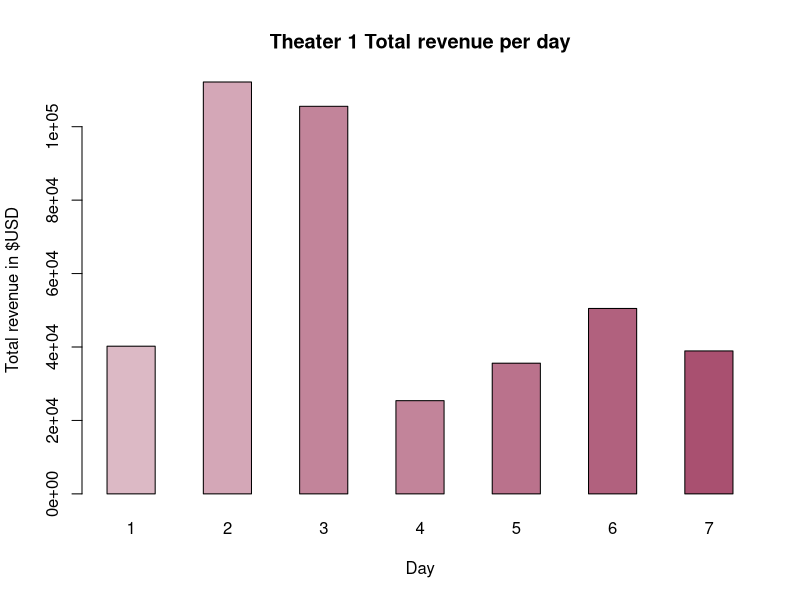
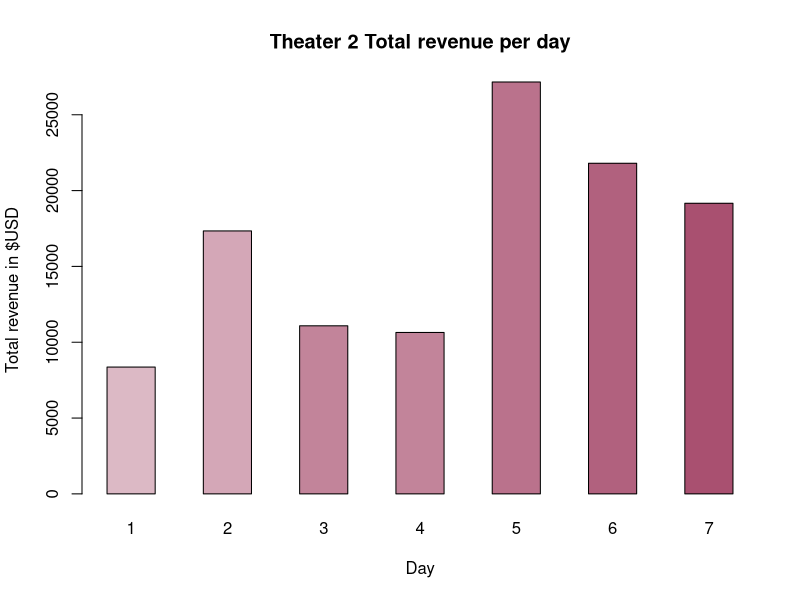
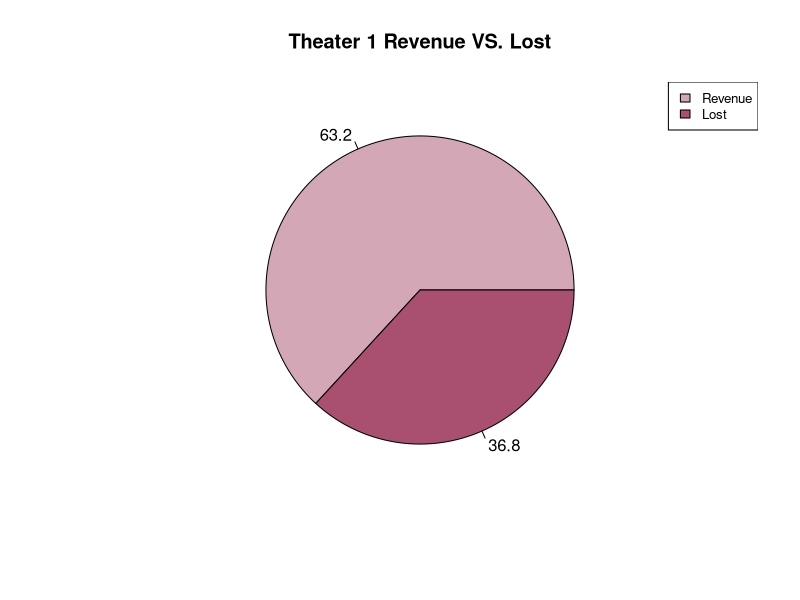
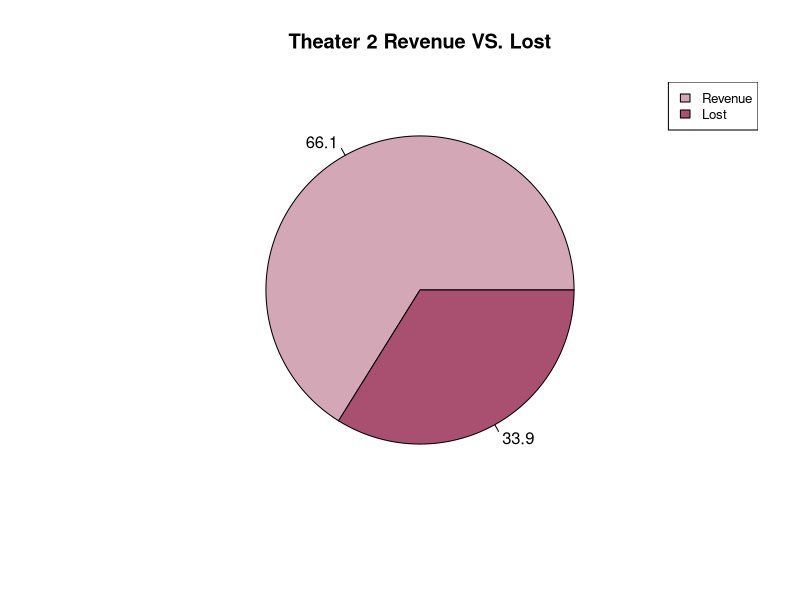

R code for these plots, in order:
## _______ Wejdan Al-Ahmadi _______##
## _______   Sara Aldubaie  _______##
## _______   Norah Alharthi  _______##

## -------------------  Data import -------------------##

#setting the director 

setwd("C:/Users/SarOonh/Dropbox/Data Science Bootcamp/week 4/project/New folder/data") 

# importing data files 

theater_1_data <- read.csv("theater.csv", header = TRUE,fileEncoding="UTF-8-BOM")

theater_2_data <- read.csv("theater_2.csv", header = TRUE,fileEncoding="UTF-8-BOM")

snack_menu_Data <- read.csv("snack.csv", header = TRUE,fileEncoding="UTF-8-BOM")

movie_list_Data <- read.csv("movie.csv", header = TRUE)

membership_Data <- read.csv("membership.csv", header = TRUE,fileEncoding="UTF-8-BOM")

## ---------------------------------------  Week 4 - Day 19 - Assignment (3)  ---------------------------------------##



# ---------------------------------------- Assignment Questions ---------------------------------------- # 


## -------------------  Task (1) - Make sure you don't have more people attending than your seats  -------------------##
# This was done in the excel sheet 

## -------------------  Task (2) - The amount of adult and children in the theater should be randomized  -------------------##
# This was done in the excel sheet

## -------------------  Task (3.3) - Create conditional statements for movies that may be PG-13 and children are not allowed to watch  -------------------##
# This was done in the excel sheet



# -------------------- Variables for Theaters -------------------- #


# This is the number of days of 1 week
Days_of_week <- 7



# This dataframe variable is for the total revenue for each day for theater 1
total_revenue_theater_1 <- data.frame(matrix(ncol = 4, nrow = 0))
name <- c("Day", "Ticket_Rev", "Snack_Rev", "Total_Rev")
colnames(total_revenue_theater_1) <- name

# This dataframe variable is for the total revenue for each day for theater 2
total_revenue_theater_2 <- data.frame(matrix(ncol = 4, nrow = 0))
name <- c("Day", "Ticket_Rev", "Snack_Rev", "Total_Rev")
colnames(total_revenue_theater_2) <- name

# This dataframe variable is for the total loss for each day for theater 1
total_loss_theater_1 <- data.frame(matrix(ncol = 4, nrow = 0))
name <- c("Day", "total_ticket_loss", "Snack_loss", "Total_loss")
colnames(total_loss_theater_1) <- name

# This dataframe variable is for the total loss for each day for theater 2
total_loss_theater_2 <- data.frame(matrix(ncol = 4, nrow = 0))
name <- c("Day", "total_ticket_loss", "Snack_loss", "Total_loss")
colnames(total_loss_theater_2) <- name

# This dataframe variable is for the membership
membership_DF <- data.frame(matrix(ncol = 6, nrow = 0))
name <- c("customer_ID", "streak", "total_months_subbed", "total_points","vouchers","movies_left")
colnames(membership_DF) <- name

# This dataframe variable is for the membership rewards 
reward <- c("one_extra_movie", "one_extra_snack","10%_discount")
points_cost <- c(25,5,10)
membership_rewards <- data.frame(reward,points_cost)



# price of tickets for theater 1
ticket_price_adult_1 <- 12.99
ticket_price_child_1 <- 8.99

# price of tickets for theater 2
ticket_price_adult_2 <- 15.99
ticket_price_child_2 <- 13.99

# ----------------------------------------------------------------- #



## -------------------  Task: Create snacks that the customers can buy and randomize who buys which snack -------------------##
snack <- function(snack_data, num_customers, quantity, Day){
  
  # This dataframe variable is for the snack revenue for each snack for each day
  snack_revenue_DF <- data.frame(matrix(ncol = 3, nrow = 0))
  name <- c("Day","snack", "price")
  colnames(snack_revenue_DF) <- name
  
  # This for loop iterates through the snack menu data and calculate the total of each snack bought for each day 
  for (row in 1:nrow(snack_menu_Data)) {
    
    snack_name <- snack_menu_Data[row, 1] # get snack name from table
    
    snack_price <- snack_menu_Data[row, 2] # get snack price from table
    
    num_sold_snack <- num_customers*quantity # multiply the number of customers snacking with a random quantity
    
    snack_revenue <- snack_price * num_sold_snack # calculate the revenue for each snack
    
    snack_revenue_DF <- rbind(snack_revenue_DF, data.frame(Day,snack_name, snack_revenue )) # add all the snack information to the snack revenue dataframe
    
    
  }
  
  return(snack_revenue_DF)
}


# ----------------------------------------------------------------- #


# function for finding the revenue from the ticket sales 

weekly_revenue <- function(theater_data_DF,ticket_price_adult,ticket_price_child,total_revenue_theater_N){
  
  # iterate through the week
  for (i in 1:Days_of_week) {
    
    # Keep track of total revenue for the day for the tickets
    Ticket_Rev<-0
    
    # for naming conventions for the dataframe 
    Day <- i
    
    # ----- Total Ticket Sales Calculation ----- # 
    
    # -To access the first 5 elements, I access the data frame using the days == i
    
    # total number of adults for each day
    total_number_adults <- sum(theater_data_DF[theater_data_DF$Day==i,c("Num_Adult")]) 
    
    # total number of children for each day
    total_number_children <- sum(theater_data_DF[theater_data_DF$Day==i,c("Num_Children")]) 
    
    # total ticket sales for adults for each day
    adult_ticket_sales <- total_number_adults * ticket_price_adult
    
    # total ticket sales for children for each day
    children_ticket_sales <- total_number_children * ticket_price_child
    
    # total ticket sales for each day
    Ticket_Rev <- adult_ticket_sales + children_ticket_sales
    
    
    # ----- Total Snack Sales Calculation ----- # 
    
    # To randomize who buys snacks first we sum the total number of customers for each day and then sample a number of them to buy snacks 
    
    # Total number of customers who visit the theater each day
    num_of_customers <- sum(theater_data_DF[theater_data_DF$Day==i,c("Seats_Occupied")])
    
    
    ## -------------------  Task (3.1) - Create snacks that the customers can buy and randomize who buys which snack  -------------------##
    
    
    # Total Random number of customers who will buy snacks that day
    num_of_customers_snacking <- sample(20:num_of_customers,1)
    
    # This is to randomize the quantity each customers buys each day 
    random_quantity_snacks <- sample(3:7,1)
    
    
    snack_revenue_DF <- snack(snack_menu_Data,num_of_customers_snacking,random_quantity_snacks,Day)
    
    
    
    # this sums the total revenue for all the snacks for each day
    Snack_Rev = sum(snack_revenue_DF[snack_revenue_DF$Day==i,3])  
    print(Snack_Rev)
    # the total revenue is calculated by adding the total snack revenue and the total ticket revenue
    Total_Rev <- Snack_Rev+Ticket_Rev 
    
    # We add all the information in one dataframe for each day 
    total_revenue_theater_N <- rbind(total_revenue_theater_N, data.frame(Day,Ticket_Rev,Snack_Rev, Total_Rev))
    
    
  }
  
  
  out <- total_revenue_theater_N
  
  return(out)
}


#function call for calculating the weekly revenues for theater 1
total_revenue_theater_1 <- weekly_revenue(theater_1_data,ticket_price_adult_1,ticket_price_child_1,total_revenue_theater_1)

#function call for calculating the weekly revenues for theater 2
total_revenue_theater_2 <- weekly_revenue(theater_2_data,ticket_price_adult_2,ticket_price_child_2,total_revenue_theater_2)


#-------------------------------------------------------------------------------------------------#

## -------------------  Task (3.6) -      Which day had the highest revenue?        -------------------##

#function to find highest revenue
max_revenue_f <- function(total_rev_theater_N){
  
  # iterate through the week
  for (i in 1:Days_of_week){
    
    #find the max value
    max_revenue <- max(total_rev_theater_N$Total_Rev, na.rm = TRUE)
    
    #find the index of the max value
    index_of_max_revenue <- which.max(total_rev_theater_N$Total_Rev)
    
    result <- print(paste("The highest revenue of the week is on day", index_of_max_revenue,
                          "at value of: ", max_revenue ))
    return(result)
    
  }
}



#calling "max_revenue_f" function
max_revenue_of_the_week_th_1 <- max_revenue_f(total_revenue_theater_1)
max_revenue_of_the_week_th_2 <- max_revenue_f(total_revenue_theater_2)



#-------------------------------------------------------------------------------------------------#


# Function to calculate the loss from the empty seats 

calc_lost <- function(theater_data_DF,ticket_price_adult,ticket_price_child, total_loss_theater_N){
  
  #calculate the amount of empty seats and how much they would bring 
  
  for (i in 1:Days_of_week) {
    
    # Keep track of total revenue for the day for the tickets
    Ticket_Rev<-0
    
    # for naming conventions for the dataframe 
    Day <- i
    
    # ------------- Total Ticket Sales Calculation  ------------- #
    
    # -To access the first 5 elements, I access the data frame using the days == i
    
    # first we get the total amount of seats occupied for each day
    seats_occupied <- sum(theater_data_DF[theater_data_DF$Day==i,c("Seats_Occupied")])
    
    # then we get the total amount of seats available for each day 
    total_seats_available <- sum(theater_data_DF[theater_data_DF$Day==i,c("Total_Seats_Available")]) 
    
    # subtracting these two variables gives us the seats left un-occupied for each day
    seats_available <- total_seats_available - seats_occupied
    
    # now to divide the available seats for adults and children on a 75 to 25 ratio 
    seats_available_adults <- seats_available * 0.75
    seats_available_children <- seats_available * 0.25
    
    # now to calculate the cost of those seats based on the price 
    cost_seats_available_adults <- seats_available_adults * ticket_price_adult
    cost_seats_available_children <- seats_available_children * ticket_price_child
    
    # total cost of seats available (this will be the loss since they arent occopied)
    total_ticket_loss <- cost_seats_available_adults + cost_seats_available_children
    
    # now that we have the total number of customers we could of had and the ticket prices we could of sold its time to calculate the snacks we could of sold

        
    # ------------- Snack Loss Calculation  ------------- #
    
    
    # This is to randomize the quantity each customers buys each day 
    random_quantity_snacks <- sample(3:7,1)
    
    # to find out the loss of profits we could of had from snacks we use the snack function and store it in a temp DF 
    snack_loss_DF<- snack(snack_menu_Data,seats_available,random_quantity_snacks,Day)
    
    
    # this sums the total loss for all the snacks for each day
    Snack_loss = sum(snack_loss_DF[snack_loss_DF$Day==i,3])  
    
    # the total loss is calculated by adding the total snack loss and the total ticket loss
    Total_loss <- Snack_loss+total_ticket_loss 
    
    # We add all the information in one dataframe for each day 
    total_loss_theater_N <- rbind(total_loss_theater_N, data.frame(Day,total_ticket_loss,Snack_loss, Total_loss))
    
    
  }
  
  
  return(total_loss_theater_N)

}


total_loss_theater_1<- calc_lost(theater_1_data,ticket_price_adult_1,ticket_price_child_1,total_loss_theater_1)

total_loss_theater_2<- calc_lost(theater_2_data,ticket_price_adult_2,ticket_price_child_2,total_loss_theater_2)


#-------------------------------------------------------------------------------------------------------------------------------#

# Theater Membership plan 

# monthly cost of subscription 35$

# Membership perks: 

# 1) 3 movies per week

# 2) 2 free snacks per visit

# 3) point and reward system: 
#   - How to gain points? 
#     1) Everytime you renew you get 10 points 
#     2) Everytime you renew on a consecutive streak you get 3 extra points per month and it adds up till 6 months 
#     (first month: 10, second month: 13, third month: 16, fourth month: 19, fifth month: 22, sixth month: 25, for a total = 105 for six months), after six months its a 25 point increase per month streak after
#     As an incentive to bring people back every month we added this system so the customer can gather more points. 
#     The more consecutive uninterrupted months they resubscribe the more points they gather
#     
#   - Rewards: 
#     1) one Extra movie = 25 points  
#     2) one Extra snack = 5 points  
#     3) 10% discount = 10 points  

# 4 - vouchers you can use or give to someone else worth (5 dollars)

# 5 - one free voucher and snacks on your birthday

#--------------------------------------------------------------------------------------------------------------------------------------------#

#this method is to calculate reward points for 6 consecutive months or less
full_streak <- function(streak,consecutive_month_points,renewal_points){
  
  if(streak==1|streak-5==1){
    consecutive_month_points <- consecutive_month_points+renewal_points
  }
  if(streak ==2|streak-4==2){
    consecutive_month_points <- consecutive_month_points+renewal_points+3
  }
  if(streak ==3|streak-3==3){
    consecutive_month_points <- consecutive_month_points+renewal_points+6
  }
  if(streak ==4|streak-2==4){
    consecutive_month_points <- consecutive_month_points+renewal_points+9
  }
  if(streak ==5|streak-1==5){
    consecutive_month_points <- consecutive_month_points+renewal_points+12
  }
  if(streak ==6){
    consecutive_month_points <- consecutive_month_points+renewal_points+15
  }
  return(consecutive_month_points)
}

#this method is to calculate the points and vouchers for each customer in the imported data
points_and_vouchers<- function(){
  
  
  # we get the number of customers so we can loop through them
  num_of_customers<-nrow(membership_Data)
  
  #iterate through all customers to update their point and voucher information
  for(i in 1:num_of_customers){
    
    #get the customers id
    customer_id <- i
    
    #get the customers streak 
    streak <- membership_Data[membership_Data$customer_ID==i,"streak"]
    
    #get the customers total months
    total_months_subbed <- membership_Data[membership_Data$customer_ID==i,"total_months_subbed"]
    
    #then we seperate the streak months from the total months to get the non-consecutive months
    non_consecutive_months <- total_months_subbed - streak
    
    renewal_points <- 10
    
    
    #calculate the non consecutive months points 
    non_consecutive_months_points <- non_consecutive_months *renewal_points
    
    consecutive_month_points <- 0
    #calculate the consecutive months points
    
    
    #check if the streak is 6 months or less
    if(streak<=6){
      
      #call the method to calculate the 6 or less month streak
      consecutive_month_points<-full_streak(streak,consecutive_month_points,renewal_points)
    }
    # if the streak is higher than 6 months 
    else if(streak>6){
      
      #first we calculate the 6 month streak so the remaining months of the streak will be worth 25 points because that is the cap
      
      #this temp is the number of capped months after 6 months (example: 10 month streak means your capped at 6 and have 4 extra months worth 25 points)
      temp <- streak -6
      
      #call the 6 month streak method to calculate the points
      consecutive_month_points<-full_streak(6,consecutive_month_points,renewal_points)
      
      #the remaining points are worth 25 for each consecutive month 
      consecutive_month_points <- (temp*25) +consecutive_month_points
      
    }
    
    #add up the total points by adding both the consecutive and non consecutive points
    total_points <- non_consecutive_months_points + consecutive_month_points
    
    
    # you get 1 voucher per month plus 1 extra voucher on your birthday 
    vouchers <- total_months_subbed
    
    #this is to calclulate 1 extra voucher every 12 months
    if(total_months_subbed > 12){
      vouchers <- vouchers + floor(total_months_subbed/12)
    }
    
    #this is the number of movies the customer has left to use up 
    movies_left <- 3
    
    #store all the information in the dataframe and return it
    membership_DF<-rbind(membership_DF, data.frame(customer_id,streak,total_months_subbed, total_points,vouchers,movies_left))
    
  }
  
  return(membership_DF)
  
}


# ----- Points and Vouchers call ----- #
membership_DF<- points_and_vouchers()




# This method is to redeem rewards based on the amount of points the customer has
redeem_reward<- function(reward,customer_id){
  
  #check if the customer has enough points 
  customer_points <- membership_DF[membership_DF$customer_id==customer_id,"total_points"]
  #get the rewards point cost 
  reward_cost <- membership_rewards[membership_rewards$reward==reward,"points_cost"]
  
  #make sure the customer has enough points by comparing the cost and the points in their wallet
  if(customer_points > reward_cost){
    cat("You have redeemed ", reward, "for a total of ", reward_cost, " points!")
    
    #subtract the cost and update the remaining balance
    remaining_balance <- customer_points - reward_cost
    membership_DF[membership_DF$customer_id==customer_id,4] <- remaining_balance
  }
  else{
    cat("sorry you dont have enough points!")
  }
  
  # we access the updated points after reduction to display how many points the customer has left
  customer_points <- membership_DF[membership_DF$customer_id==customer_id,"total_points"]
  cat(" Your remaining balance is ", customer_points )
  
  return(membership_DF)
  
}

# ----- Redeem Reward call ----- #
membership_DF<-redeem_reward("one_extra_movie", 1)

#-------------------------------------------------------------------------------------------------------------------------------#



## ----------------- Create conditional statements for movies that may be PG-13 and children are not allowed to watch -----------------##

#function takes name of the movie and returns who can attend and who cannot

movie_rate <- function(m_name,theater_Data){
  
  index <- which(unique(theater_Data$Movie == m_name)) # get index number for the selected movie
  
  index <- as.integer(index) # convert index into integer value
  
  if (theater_Data[index, 3]== "R"){ # check the rating of the movie 
    
    cat ("the movie: (",theater_Data[index, 2], ") is only avalibale for adults.", sep = "")
    
  }else {
    cat ("the movie: (",theater_Data[index, 2],") is avalibale for all adults and children.",sep = "")
  }
}

movie_rate("Totoro",theater_1_data)
movie_rate("The Hobbit",theater_1_data)

movie_rate("Another round",theater_2_data)
movie_rate("Maya the bee3",theater_2_data)


#-------------------------------------------------------------------------------------------------#


# listing all movies and who can attend them.
movie_listing <- function(theater_Data){
  
  for (i in 1:nrow(unique(theater_Data[c("Movie")]))) {
    
    movie_name <- theater_Data[i, 2]
    movie_rate <- theater_Data[i, 3]
    
    if(movie_rate == "R"){
      cat ("the movie: (",movie_name, ") is only avalibale for adults.","\n", sep = "")
    }else {
      cat ("the movie: (",movie_name, ") is avalibale for all age ranges.","\n", sep = "")
    }
  }
}
movie_listing(theater_1_data)
movie_listing(theater_2_data)

#-------------------------------------------------------------------------------------------------#

#recommending movies based on selected genre
movie_rec <- function(genre){
  
  index <- as.vector(which(movie_list_Data$Genres == genre)) # get index number for the input movie
  
  length(index)  # find the number of movies with the selected genre
  
  count =1 
  while (count <= length(index)){
    if (count > 1 ){
      cat("\n",count, movie_list_Data[index[count],1 ], "\nmovie descrption:" 
          , movie_list_Data[index[count],4 ])
      cat("\n")
      
    }else {
      cat("\n we are recommending the follwing",genre,"movie's :\n",count, movie_list_Data[index[count],1 ], "\nmovie descrption:" 
          , movie_list_Data[index[count],4 ])
      cat("\n")}
    count = count +1 
  }
  
}

movie_rec("Adventure")
movie_rec("Animation")
movie_rec("Action")
movie_rec("Comedy")
movie_rec("Fantasy")
movie_rec("Horror")



## -------------------  Task (3.4) - Make a barchart showing total revenue per day  -------------------##

head(total_revenue_theater_1) # get the head of total revenue datafram for theater 1 
head(total_revenue_theater_2) # get the head of total revenue datafram for theater 2

day_num1 <- unlist(total_revenue_theater_1[1]) 
day_num2 <- unlist(total_revenue_theater_2[1])

#barplot for theater 1
chart_1_theater_1 <- barplot(t(as.matrix(total_revenue_theater_1$Total_Rev, total_revenue_theater_1$Day)),
                             main= "Theater 1 Total revenue per day",
                             xlab = "Day",
                             ylab = "Total revenue in $USD",
                             col = c("#dcb9c5", "#d4a7b7", "#c2849a", "#c2849a", "#ba728c", "#b1617e", "#a95070"),
                             names.arg = day_num1,
                             beside=TRUE,
                             horiz = FALSE)
#barplot for theater 2
chart_1_theater_2 <- barplot(t(as.matrix(total_revenue_theater_2$Total_Rev, total_revenue_theater_2$Day)),
                             main= "Theater 2 Total revenue per day",
                             xlab = "Day",
                             ylab = "Total revenue in $USD",
                             col = c("#dcb9c5", "#d4a7b7", "#c2849a", "#c2849a", "#ba728c", "#b1617e", "#a95070"),
                             names.arg = day_num2,
                             beside=TRUE,
                             horiz = FALSE)

#-------------------------------------------------------------------------------------------------#

## -------------------  Task (3.5) -  Make any other chart  -------------------##

#we create 2 function to find sum of revenue and sum of lost to do pie plot

#function to find sum of revenue
sum_revenue <- function(total_rev_theater_N){
  
  # iterate through the week
  for (i in 1:Days_of_week){
    
    sum_revenue <- sum(total_rev_theater_N$Total_Rev, na.rm = TRUE)
    
    return(sum_revenue)
    
  }
}


#function call 
sum_rev_for_week_th_1 <- sum_revenue(total_revenue_theater_1)
sum_rev_for_week_th_2 <- sum_revenue(total_revenue_theater_2)

#function to find sum of lost
sum_lost <- function(total_loss_th_N){
  
  # iterate through the week
  for (i in 1:Days_of_week){
    
    sum_loss <- sum(total_loss_th_N$Total_loss, na.rm = TRUE)
    
    return(sum_loss)
    
  }
}
#function call 
sum_loss_for_week_th_1 <- sum_lost(total_loss_theater_1) # sum loss for all week in theater 1
sum_loss_for_week_th_2 <- sum_lost(total_loss_theater_2) # sum loss for all week in theater 2

#pie plot for theater 1

value1 <- c(sum_rev_for_week_th_1,sum_loss_for_week_th_1)
pie_percent1 <- round(100*value1/sum(value1), 1)

chart_2_theater_1 <- pie(value1, 
                         labels = pie_percent1,
                         main = "Theater 1 Revenue VS. Lost",
                         col = c("#d4a7b7","#a95070"))
legend("topright", c("Revenue", "Lost"), cex = 0.8,
       fill = c("#d4a7b7","#a95070"))  

#pie plot for theater 2
value2 <- c(sum_rev_for_week_th_2,sum_loss_for_week_th_2)
pie_percent2 <- round(100*value2/sum(value2), 1) 

chart_2_theater_2 <- pie(value2, 
                         labels = pie_percent2,
                         main = "Theater 2 Revenue VS. Lost",
                         col = c("#d4a7b7","#a95070"))
legend("topright", c("Revenue", "Lost"), cex = 0.8,
       fill = c("#d4a7b7","#a95070"))


#-------------------------------------------------------------------------------------------------------------------------------#



# Clear plots
#dev.off()  # But only if there IS a plot

# Clear console
#cat("\014")  # ctrl+L

#-------------------------------------------------------------------------------------------------#
